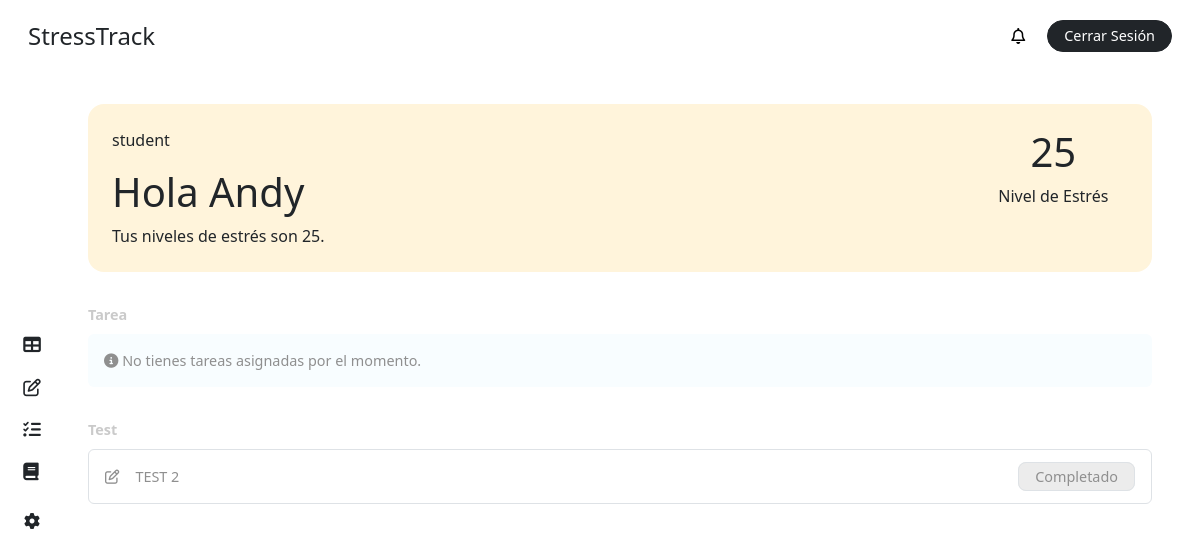
Screenshot of /panel/ (signed in) with the database file from the repository.
### stress/models.py (models this page shows, shortened)
class CustomUser(AbstractBaseUser, PermissionsMixin):
    ROLE_CHOICES = [
        ('student', 'Alumno'),
        ('teacher', 'Profesor'),
        ('superuser', 'Administrador'),
    ]
    first_name = models.CharField(max_length=50, blank=True)
    last_name = models.CharField(max_length=50, blank=True)
    dni = models.CharField(max_length=10, unique=True, blank=True, null=True)
    email = models.EmailField(unique=True)
    role = models.CharField(max_length=20, choices=ROLE_CHOICES, default='student')
    is_active = models.BooleanField(default=True)
    is_staff = models.BooleanField(default=False)
    stress = models.IntegerField(default=0)
    share_stress_level = models.BooleanField(default=False)
    recommendation = models.ForeignKey(Recommendation, on_delete=models.SET_NULL, null=True, blank=True, related_name='users')
    course = models.ForeignKey(Course, on_delete=models.CASCADE, related_name='students', null=True, blank=True)
    group = models.ForeignKey(Team, on_delete=models.CASCADE, related_name='members', null=True, blank=True)
    objects = CustomUserManager()
    USERNAME_FIELD = 'email'
    REQUIRED_FIELDS = []

class Test(models.Model):
    title = models.CharField(max_length=255)
    due_date = models.DateField(blank=True, null=True)
    Team = models.ManyToManyField(Team, related_name='tests')
    course = models.ForeignKey(Course, on_delete=models.CASCADE, related_name='tests', default='2')
    created_at = models.DateTimeField(auto_now_add=True)
    updated_at = models.DateTimeField(auto_now=True)

### stress/views.py (the view)
# urls.py: path('panel/', views.panel, name='panel'),
@login_required
def panel(request):
    user = request.user
    course = user.course
    team = user.group
    tasks = None
    tests = None
    top_3_stressed_students = None
    average_stress = None
    course_teaching = user.teaching_courses.first()
    if course_teaching:
        students = course_teaching.students.filter(stress__gt=0)
        top_3_stressed_students = students.order_by('-stress')[:3]
        average_stress = int(students.aggregate(avg_stress=Avg('stress'))['avg_stress'] or 0)
    if course:
        tasks = course.tasks.filter(due_date__gte=date.today()).order_by('due_date')
    if team:
        tests = team.tests.all()
    stress = user.stress
    color = ""
    if 0 <= stress <= 20:
        color = 'bg-good'
    elif 20 < stress <= 40:
        color = 'bg-not-bad'
    elif 40 < stress <= 60:
        color = 'bg-dangerr'
    elif 60 < stress <= 100:
        color = 'bg-dying'
    context = {
        'name': user.first_name or "Usuario",
        'color': color,
        'stress': stress,
        'role': user.role,
        'top_3_stressed_students': top_3_stressed_students,
        'average_stress': average_stress,
        'course_teaching': course_teaching,
        'notifications': user.notifications.all(),
        'unread_notifications': user.notifications.filter(is_read=False).count(),
    }
    if tasks:
        if tasks.exists():
            tmp_task = tasks.first()
            task = {
                'title': tmp_task.title,
                'date': tmp_task.due_date
            }
        else:
            task = None
    else:
        task = None
    if tests:
        tmp_test = tests.last()
        flg = test_resolve(tmp_test, user)
        test = {
            'id': tmp_test.id,
            'title': tmp_test.title,
            'state': flg
        }
    else:
        test = None
    context['task'] = task
    context['test'] = test
    return render(request, 'dashboard/panel.html', context)

### stress/utils.py (called while the page is built)
def test_resolve(test, user):
    answered = Answer.objects.filter(student=user,question__test=test).exists()
    return answered

### stress/templates/dashboard/panel.html (shortened to what this page needs)
{% extends "base/dashboard_base.html" %}
{% block content %}
{% include "elements/dashboard_sidebar.html" with role=role %}
<main class="main p-4 pt-2 pe-5">
    <div class="{{ color }} p-4 rounded-4 my-4">
        <div class="row">
            {% if role == 'student' %}
                <div class="col-10">
                    <p>{{role}}</p>
                    <h1>Hola {{ name }}</h1>
                    <p class="fs-6 m-0">Tus niveles de estrés son {{ stress }}.
                    </p>
                </div>
                <div class="col-2 text-center">
                    <h1>{{ stress }}</h1>
                    <p class="m-0">Nivel de Estrés</p>
                </div>
            {% endif %}
        </div>
    </div>
    {% if role == 'student' %}
        <div class="mb-4">
            <label class="text-grisillo fw-bold my-2">Tarea</label>
            {% if not task %}
                <div class="bg-inf p-3 rounded-2 text-gris">
                    <i class="fas fa-info-circle"></i> No tienes tareas asignadas por el momento.
                </div>
            {% endif %}
        </div>
        <div class="mb-4">
            <label class="text-grisillo fw-bold my-2">Test</label>
        {% if not test %}
        <div class="bg-inf p-3 rounded-2 text-gris">
            <i class="fas fa-info-circle"></i> No tienes tests asignadas por el momento.
        </div>
        {% else %}
        <div class="p-3 rounded-2 text-gris border border-1">
            <div class="row">
                <div class="col-10">
                    <i class="fa-regular fa-pen-to-square me-3"></i>{{ test.title }}
                </div>
                <div class="col-2 text-end">
                        {% if not test.state %}
                            <div class="ms-4 p-1 d-inline rounded-4 fs-7">
                                <a href="{% url 'test' test.id %}" class="text-decoration-none border border-dark text-dark py-1 px-3 rounded-3 fs-7">Realizar Test</a>
                            </div>
                        {% else %}
                            <div class="ms-4 bg-color-grisillo py-1 px-3 border d-inline rounded-3 fs-7">
                                Completado
                            </div>
                            {% endif %}
                        </div>
                    </div>
                </div>
                {% endif %}
        </div>
    {% endif %}
</main>
{% endblock %}

### stress/static/css/main.css (style rules this page uses)
body { height: 100vh; margin: 0; padding: 0; display: grid; grid-template-columns: 4rem 1fr; grid-template-rows: 4.5rem 1fr; grid-template-areas: "header header" "side main"; gap: 0; background-color: white; }
.main { grid-area: main; overflow-y: auto; }
.fs-7 { font-size: .9rem; }
.bg-not-bad { background-color: #fff4db; }
.bg-inf { background-color: rgb(248, 253, 255); }
.text-grisillo { color: #cacaca; font-size: .9rem; }
.text-gris { color: #8f8f8f !important; font-size: .9rem; }
.bg-color-grisillo { background-color: #ececec; }

### rows the page displays
CustomUser: role "student", first_name "Andy"
Test: title "TEST 2"

### other values shown
{{ stress }} "25"
